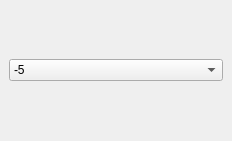
<?xml version="1.0" encoding="UTF-8"?>
<ui version="4.0">
 <class>variablesLiveChangerDockWidgetBase</class>
 <widget class="QDockWidget" name="variablesLiveChangerDockWidgetBase">
  <property name="geometry">
   <rect>
    <x>0</x>
    <y>0</y>
    <width>232</width>
    <height>141</height>
   </rect>
  </property>
  <property name="windowTitle">
   <string>Variables live changer</string>
  </property>
  <widget class="QWidget" name="dockWidgetContents">
   <layout class="QGridLayout" name="gridLayout">
    <item row="0" column="0">
     <widget class="QComboBox" name="levelComboBox">
      <item>
       <property name="text">
        <string>-5</string>
       </property>
      </item>
      <item>
       <property name="text">
        <string>-4</string>
       </property>
      </item>
      <item>
       <property name="text">
        <string>-3</string>
       </property>
      </item>
      <item>
       <property name="text">
        <string>-2</string>
       </property>
      </item>
      <item>
       <property name="text">
        <string>-1</string>
       </property>
      </item>
      <item>
       <property name="text">
        <string>0</string>
       </property>
      </item>
      <item>
       <property name="text">
        <string>1</string>
       </property>
      </item>
      <item>
       <property name="text">
        <string>2</string>
       </property>
      </item>
      <item>
       <property name="text">
        <string>3</string>
       </property>
      </item>
      <item>
       <property name="text">
        <string>4</string>
       </property>
      </item>
      <item>
       <property name="text">
        <string>5</string>
       </property>
      </item>
     </widget>
    </item>
   </layout>
  </widget>
 </widget>
 <resources/>
 <connections/>
</ui>
